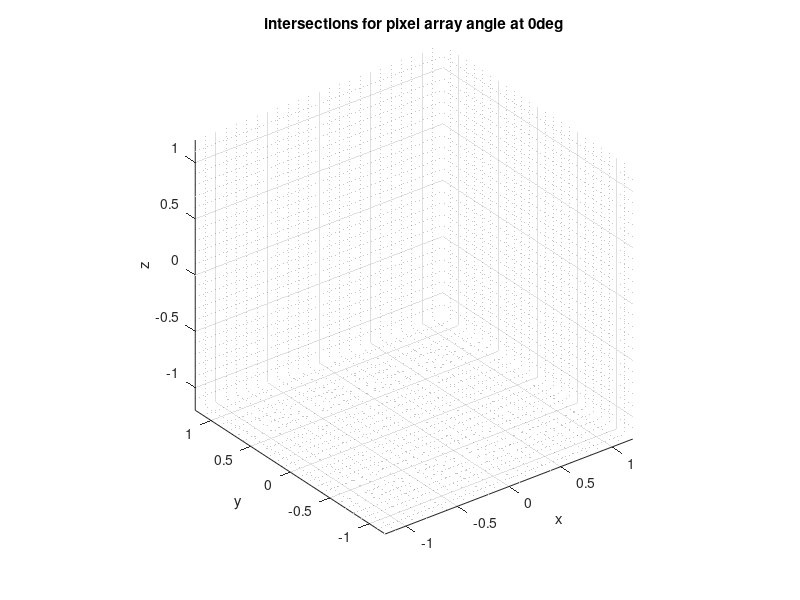
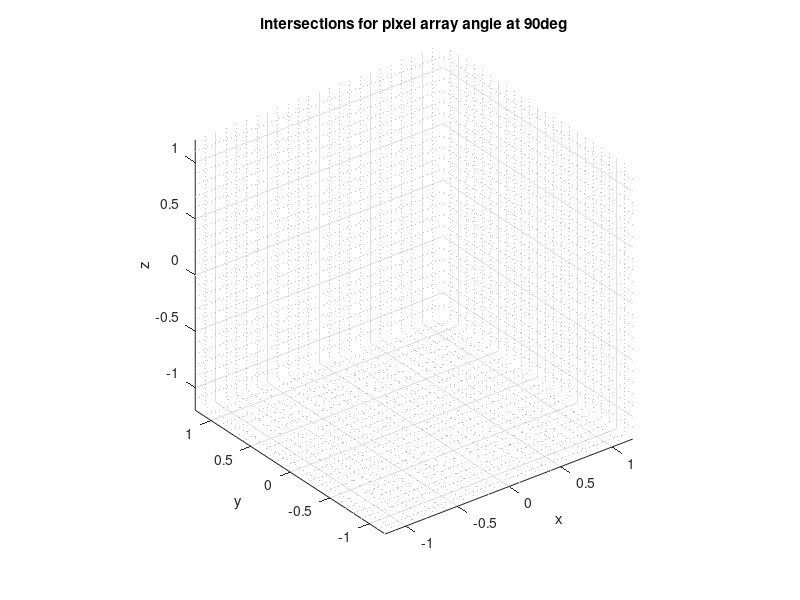
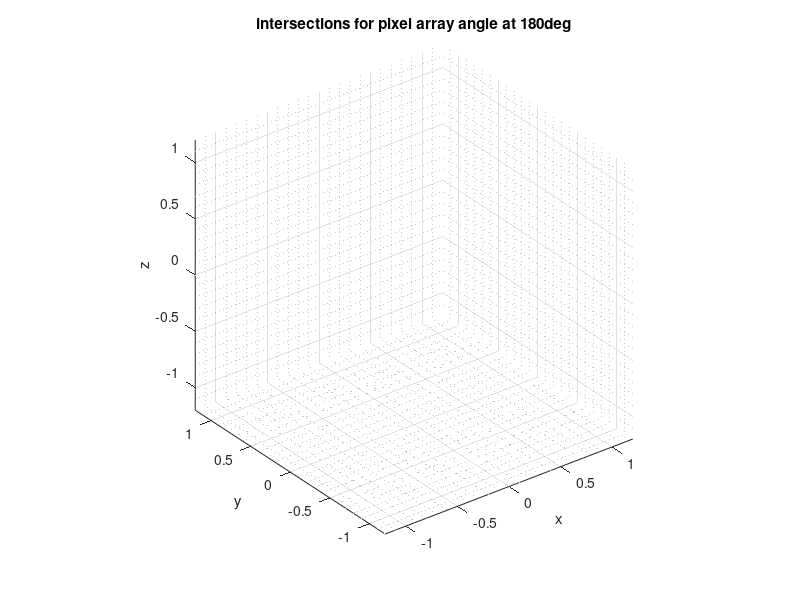
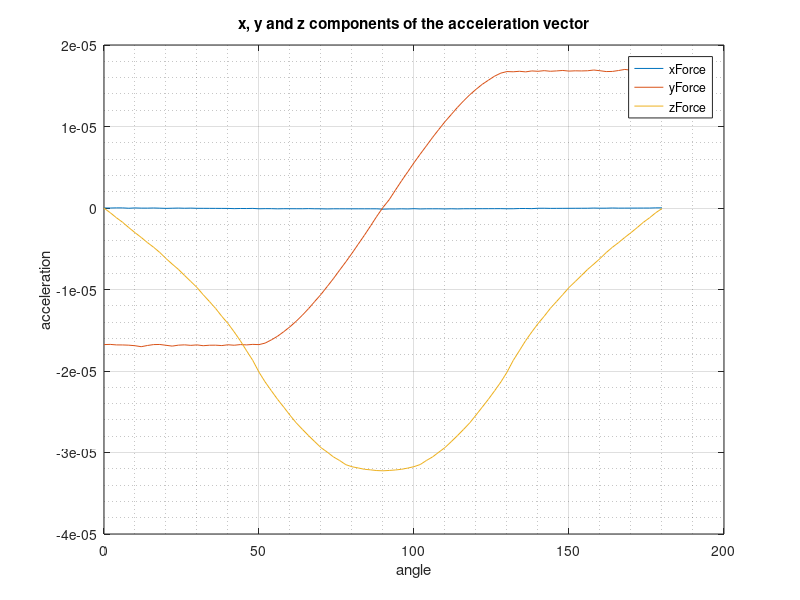

The MATLAB source for these figures, in order:
%Hitpoints for th = 0
datax0 = fileread('xvalues0.txt');
datay0 = fileread('yvalues0.txt');
dataz0 = fileread('zvalues0.txt');

%Hitpoints for th = 90
datax90 = fileread('xvalues90.txt');
datay90 = fileread('yvalues90.txt');
dataz90 = fileread('zvalues90.txt');

%Hitpoints for th = 180
datax180 = fileread('xvalues180.txt');
datay180 = fileread('yvalues180.txt');
dataz180 = fileread('zvalues180.txt');

%Force
dataFx = fileread('FSRPx copy.txt');
dataFy = fileread('FSRPy copy.txt');
dataFz = fileread('FSRPz copy.txt');


x0 = str2num(datax0);
y0 = str2num(datay0);
z0 = str2num(dataz0);

x90 = str2num(datax90);
y90 = str2num(datay90);
z90 = str2num(dataz90);

x180 = str2num(datax180);
y180 = str2num(datay180);
z180 = str2num(dataz180);

xForce = str2num(dataFx);
yForce = str2num(dataFy);
zForce = str2num(dataFz);
angle = 0:2:180;


figure(1)
scatter3(x0,y0,z0, 'filled')
title('intersections for pixel array angle at 0deg')
xlabel ('x')
ylabel('y')
zlabel('z')
xlim([-1.2,1.2]);
ylim([-1.2,1.2]);
zlim([-1.2,1.2]);
axis equal
grid on
grid minor


figure(2)
scatter3(x90, y90, z90, 'filled')
title('intersections for pixel array angle at 90deg')
xlabel ('x')
ylabel('y')
zlabel('z')
xlim([-1.2,1.2]);
ylim([-1.2,1.2]);
zlim([-1.2,1.2]);
axis equal
grid on
grid minor

figure(3)
scatter3(x180, y180, z180, 'filled')
title('intersections for pixel array angle at 180deg')
xlabel ('x')
ylabel('y')
zlabel('z')
xlim([-1.2,1.2]);
ylim([-1.2,1.2]);
zlim([-1.2,1.2]);
axis equal
grid on
grid minor

figure(4)
plot(angle, xForce)
hold on
plot(angle, yForce)
hold on
plot(angle, zForce)
hold off
title('x, y and z components of the acceleration vector')
xlabel ('angle')
ylabel('acceleration')
legend('xForce','yForce','zForce')
grid on
grid minor
